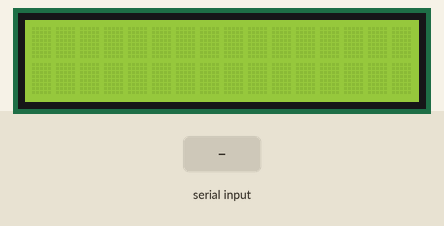
Bench run of a sketch on a simulated Arduino Uno, built with avr-gcc and run on an emulated ATmega328P. Parts: 16×2 character LCD. The inputs (shaded band) are chosen by the test bench. What the sketch prints to the serial monitor is not drawn.

Above: at 1.2 s.
1.3 s: "1" received over Serial
At 2.6 s:
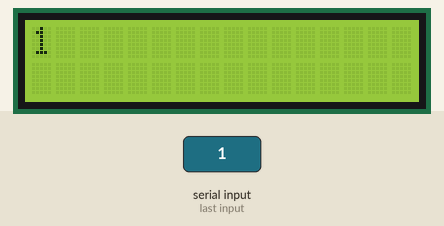
2.9 s: "0" received over Serial
At 4.2 s:
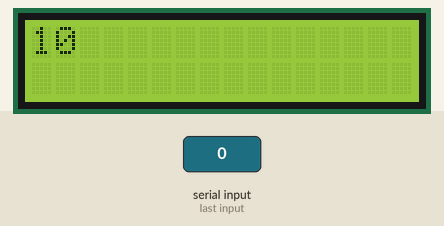
4.5 s: byte 12 (12) received over Serial
At 5.6 s:
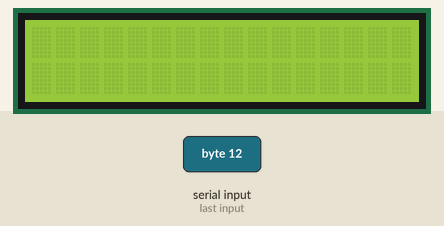
Timing chart, 0 to 7.5 s (numbered marks = the images above; inputs shaded):
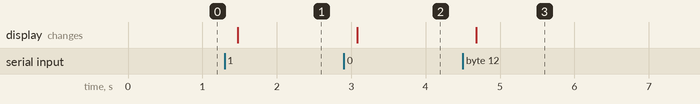

Measured:
- after the input at 1.3 s, the display: changes after 0.17 s (image 1)
- after the input at 2.9 s, the display: changes after 0.18 s (image 2)
- after the input at 4.5 s, the display: changes after 0.18 s (image 3)

The sketch:

Running_Text_LCD.ino
```cpp
#include <Wire.h>
#include <LiquidCrystal_I2C.h>

LiquidCrystal_I2C lcd(0x27, 16, 2); // Sesuaikan alamat I2C LCD

String receivedText = ""; // Menyimpan teks yang diterima
bool newData = false; // Flag untuk menandai ada data baru

void setup() {
  Serial.begin(9600);
 // Buat rate sesuai dengan VS
  lcd.init();
  lcd.backlight();
  lcd.clear();
  Serial.println("LCD Ready"); // Debugging untuk cek komunikasi serial
}

void loop() {
  if (Serial.available()) {
    char c = Serial.read();

    if (c == 12) { // Jika menerima karakter "clear screen" (Chr(12))
      lcd.clear();
      receivedText = "";
      Serial.println("LCD Cleared"); // Debugging
    } else {
      receivedText += c;
      newData = true; // Set flag bahwa ada data baru
    }
  }

  // Jika ada data baru, update tampilan LCD
  if (newData) {
    lcd.clear(); // Bersihkan LCD sebelum menulis teks baru
    lcd.setCursor(0, 0);

    if (receivedText.length() <= 16) {
      lcd.print(receivedText); // Tampilkan teks di baris pertama jika cukup
    } else {
      lcd.print(receivedText.substring(0, 16)); // Baris pertama
      lcd.setCursor(0, 1);
      lcd.print(receivedText.substring(16)); // Baris kedua
    }

    Serial.print("Displayed: ");
    Serial.println(receivedText); // Debugging untuk melihat teks yang dikirim

    newData = false; // Reset flag setelah update LCD
  }

  delay(200); // Tambahkan delay agar LCD tidak berkedip cepat
}
```
